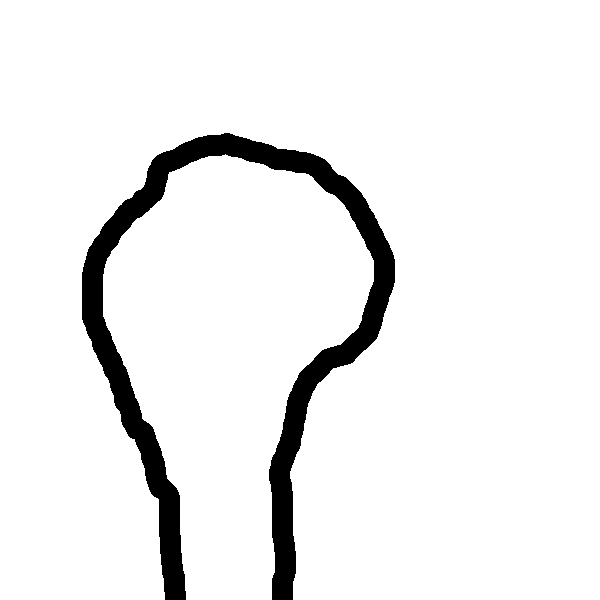
#> input picture W_Nico/images/EpNormCont.jpg, 600 x 600 px, found by its file name
$ python tourne_modele.py   (older library calls are emulated)
#> lines starting #> are read from the running program, lines starting #| are printed output that depends on the picture
# -*- coding:utf-8 -*-
from scipy import misc

import matplotlib.pyplot as plt
import numpy as np
from scipy import ndimage

J = misc.imread("D:\W_Nico\images/EpNormCont.jpg")
#> J is the input picture: shape (600, 600, 3); min 0, max 255, mean 238.1
J = np.array(J)[:,:,0]
#> J: shape (600, 600)
plt.imshow(J)
plt.show()

K=ndimage.rotate(J,-30.)
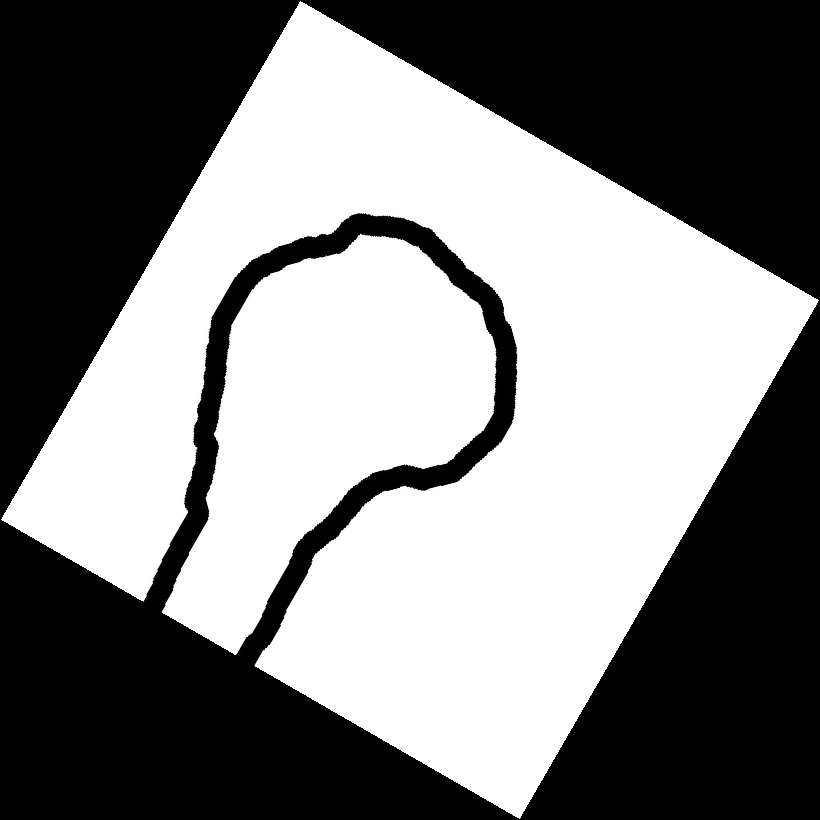
#> K: shape (820, 820); min 0, max 255, mean 127
plt.imshow(K)
plt.show()
print("appuyer")
input()

$ run again, with W_Nico/images/ContB.jpg copied over W_Nico/images/EpNormCont.jpg
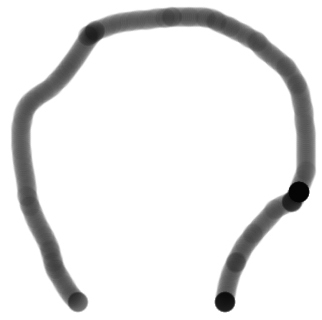
#> input picture W_Nico/images/ContB.jpg, 322 x 320 px, found by its file name
#> J is the input picture: shape (320, 322, 3); min 3, max 255, mean 231.4
#> J: shape (320, 322)
#> `K=ndimage.rotate(J,-30.)`:
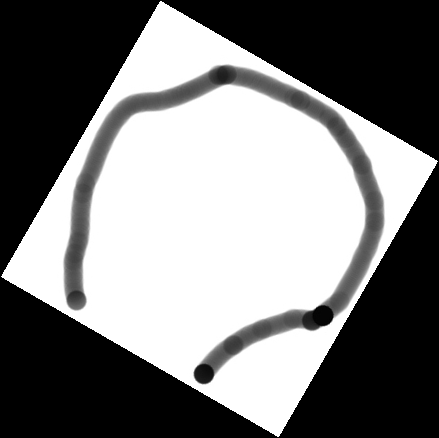
#> K: shape (438, 439); min 0, max 255, mean 123.1
